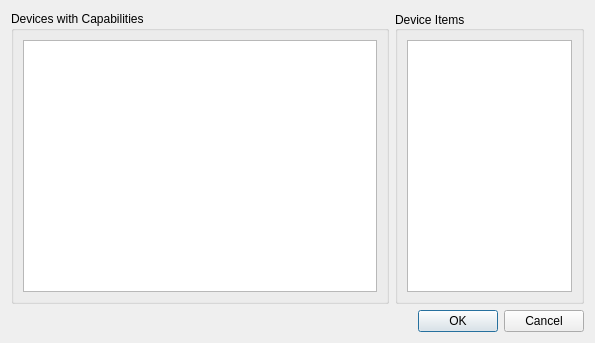
<?xml version="1.0" encoding="UTF-8"?>
<ui version="4.0">
 <class>Dialog</class>
 <widget class="QDialog" name="Dialog">
  <property name="geometry">
   <rect>
    <x>0</x>
    <y>0</y>
    <width>595</width>
    <height>343</height>
   </rect>
  </property>
  <property name="windowTitle">
   <string>Load from device...</string>
  </property>
  <layout class="QVBoxLayout" name="verticalLayout">
   <item>
    <layout class="QHBoxLayout" name="horizontalLayout">
     <item>
      <widget class="QGroupBox" name="devicesGroupBox">
       <property name="sizePolicy">
        <sizepolicy hsizetype="Preferred" vsizetype="Expanding">
         <horstretch>4</horstretch>
         <verstretch>0</verstretch>
        </sizepolicy>
       </property>
       <property name="title">
        <string>Devices with Capabilities</string>
       </property>
       <property name="flat">
        <bool>false</bool>
       </property>
       <layout class="QHBoxLayout" name="horizontalLayout_2">
        <item>
         <widget class="QListWidget" name="deviceNames">
          <property name="sizePolicy">
           <sizepolicy hsizetype="Expanding" vsizetype="Expanding">
            <horstretch>0</horstretch>
            <verstretch>0</verstretch>
           </sizepolicy>
          </property>
          <property name="sizeIncrement">
           <size>
            <width>0</width>
            <height>0</height>
           </size>
          </property>
         </widget>
        </item>
       </layout>
      </widget>
     </item>
     <item>
      <widget class="QGroupBox" name="scenesGroupBox">
       <property name="sizePolicy">
        <sizepolicy hsizetype="Preferred" vsizetype="Expanding">
         <horstretch>2</horstretch>
         <verstretch>0</verstretch>
        </sizepolicy>
       </property>
       <property name="title">
        <string>Device Items</string>
       </property>
       <property name="alignment">
        <set>Qt::AlignLeading|Qt::AlignLeft|Qt::AlignVCenter</set>
       </property>
       <property name="flat">
        <bool>false</bool>
       </property>
       <property name="checkable">
        <bool>false</bool>
       </property>
       <layout class="QHBoxLayout" name="horizontalLayout_3">
        <item>
         <widget class="QListWidget" name="capaNames">
          <property name="sizePolicy">
           <sizepolicy hsizetype="Expanding" vsizetype="Expanding">
            <horstretch>0</horstretch>
            <verstretch>0</verstretch>
           </sizepolicy>
          </property>
         </widget>
        </item>
       </layout>
      </widget>
     </item>
    </layout>
   </item>
   <item>
    <widget class="QDialogButtonBox" name="buttonBox">
     <property name="orientation">
      <enum>Qt::Horizontal</enum>
     </property>
     <property name="standardButtons">
      <set>QDialogButtonBox::Cancel|QDialogButtonBox::Ok</set>
     </property>
    </widget>
   </item>
  </layout>
 </widget>
 <resources/>
 <connections>
  <connection>
   <sender>buttonBox</sender>
   <signal>rejected()</signal>
   <receiver>Dialog</receiver>
   <slot>reject()</slot>
   <hints>
    <hint type="sourcelabel">
     <x>316</x>
     <y>260</y>
    </hint>
    <hint type="destinationlabel">
     <x>286</x>
     <y>274</y>
    </hint>
   </hints>
  </connection>
  <connection>
   <sender>buttonBox</sender>
   <signal>accepted()</signal>
   <receiver>Dialog</receiver>
   <slot>accept()</slot>
   <hints>
    <hint type="sourcelabel">
     <x>248</x>
     <y>254</y>
    </hint>
    <hint type="destinationlabel">
     <x>157</x>
     <y>274</y>
    </hint>
   </hints>
  </connection>
 </connections>
</ui>
